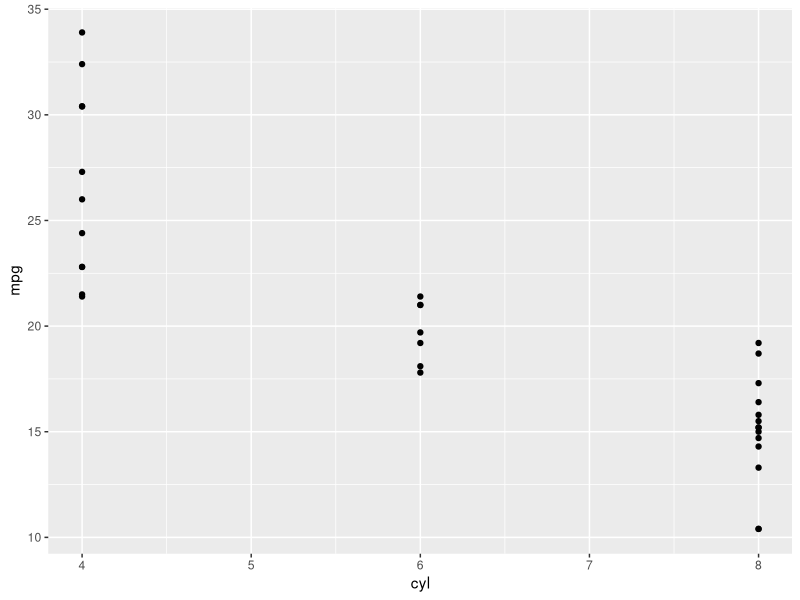
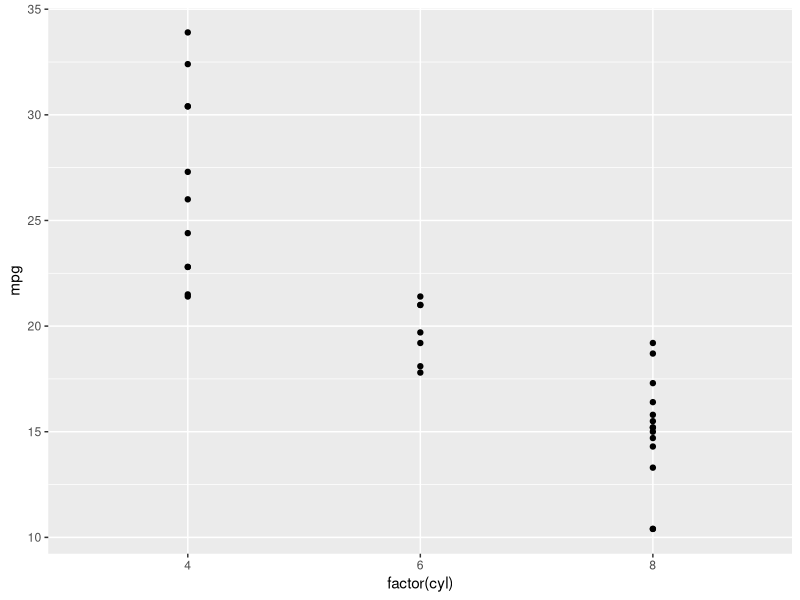
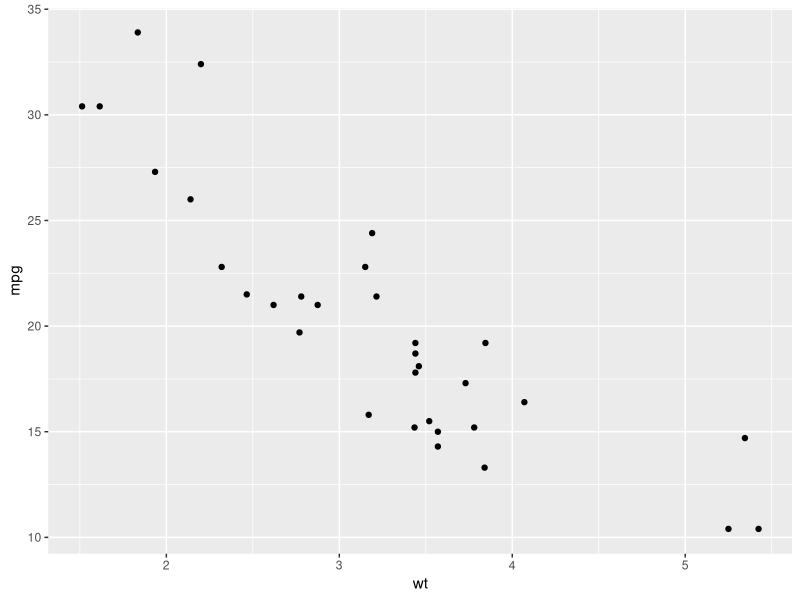
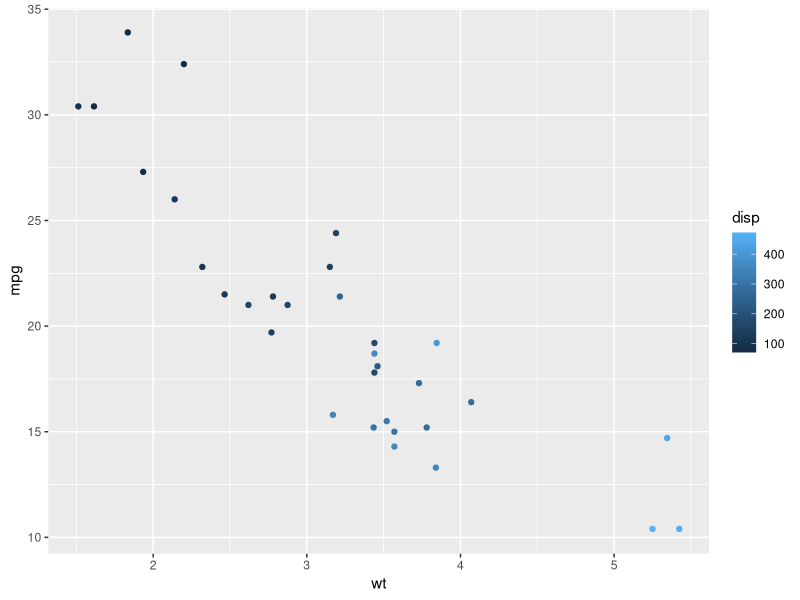
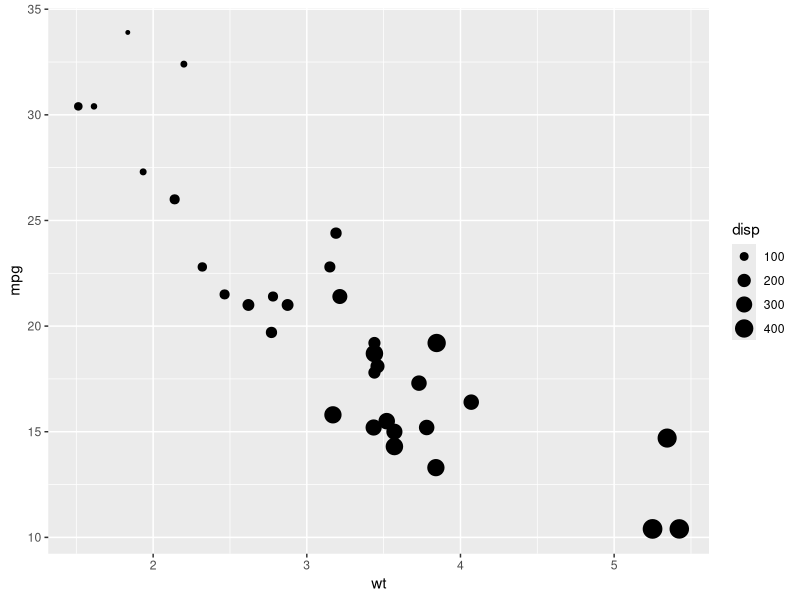

The R script that drew these images, in order:
library(ggplot2)
str(mtcars)

ggplot(mtcars,aes(x=cyl,y=mpg))+
  geom_point()

# chg cyl from continuous variable to discrete using factor
ggplot(mtcars,aes(x=factor(cyl),y=mpg))+
  geom_point()

####! Grammatical Elements

### Essentials
## Data: dataset being plotted
## Aesthetics: scales on to which we map data
## Geometries: visual elements used for data
### Optionals
## Facets: small multiples
## Statistics: representations to aid understanding
## Coordinates: space on which data will be plotted
## Themes: non-data ink

ggplot(mtcars, aes(x=wt,y=mpg))+
  geom_point()

## color dimension for continuous var
ggplot(mtcars, aes(x=wt,y=mpg, col=disp))+
  geom_point()

## size dimension for continuous var
ggplot(mtcars, aes(x=wt,y=mpg, size=disp))+
  geom_point()

